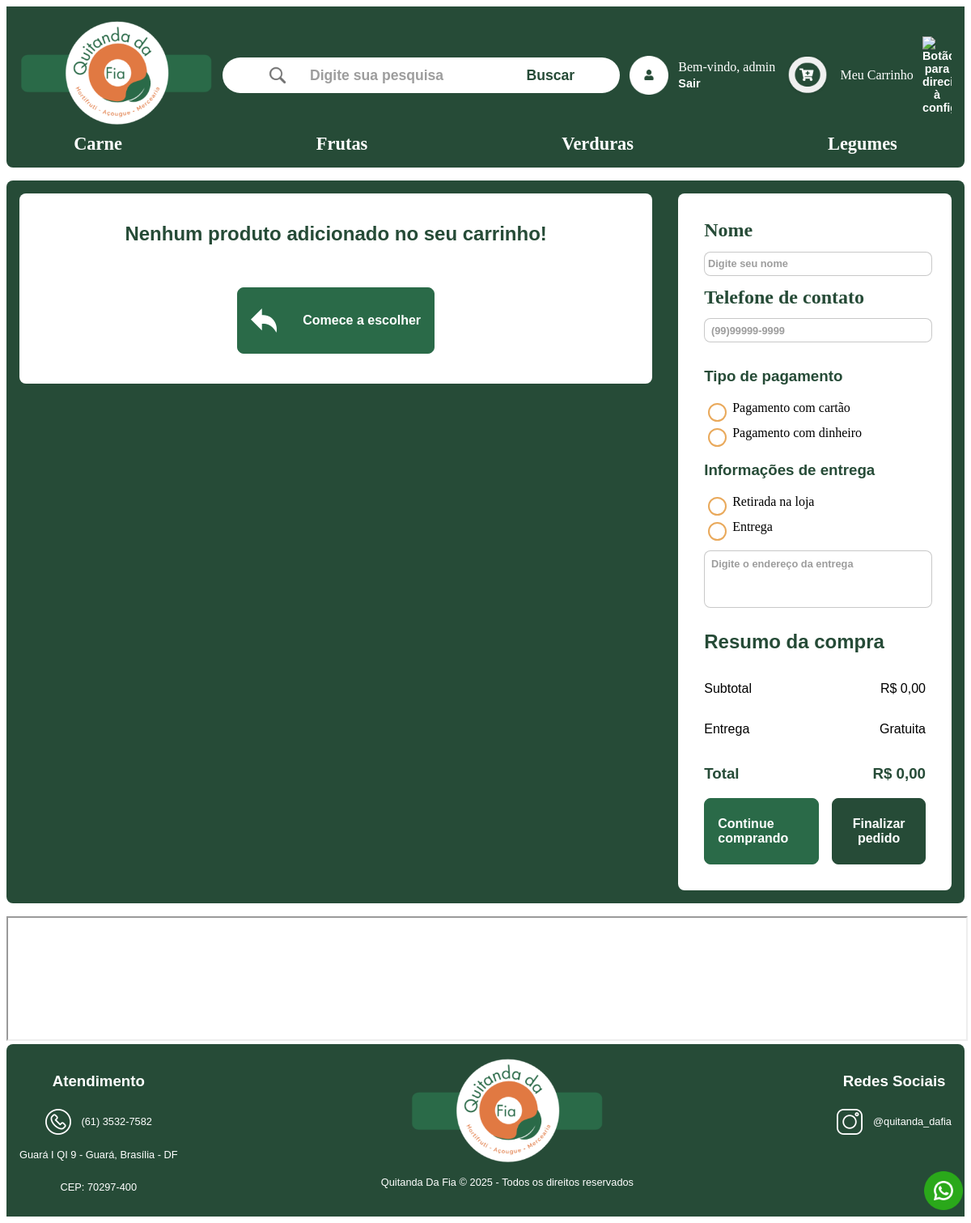
Page /carrinho/ (signed in) on the earlier database version.
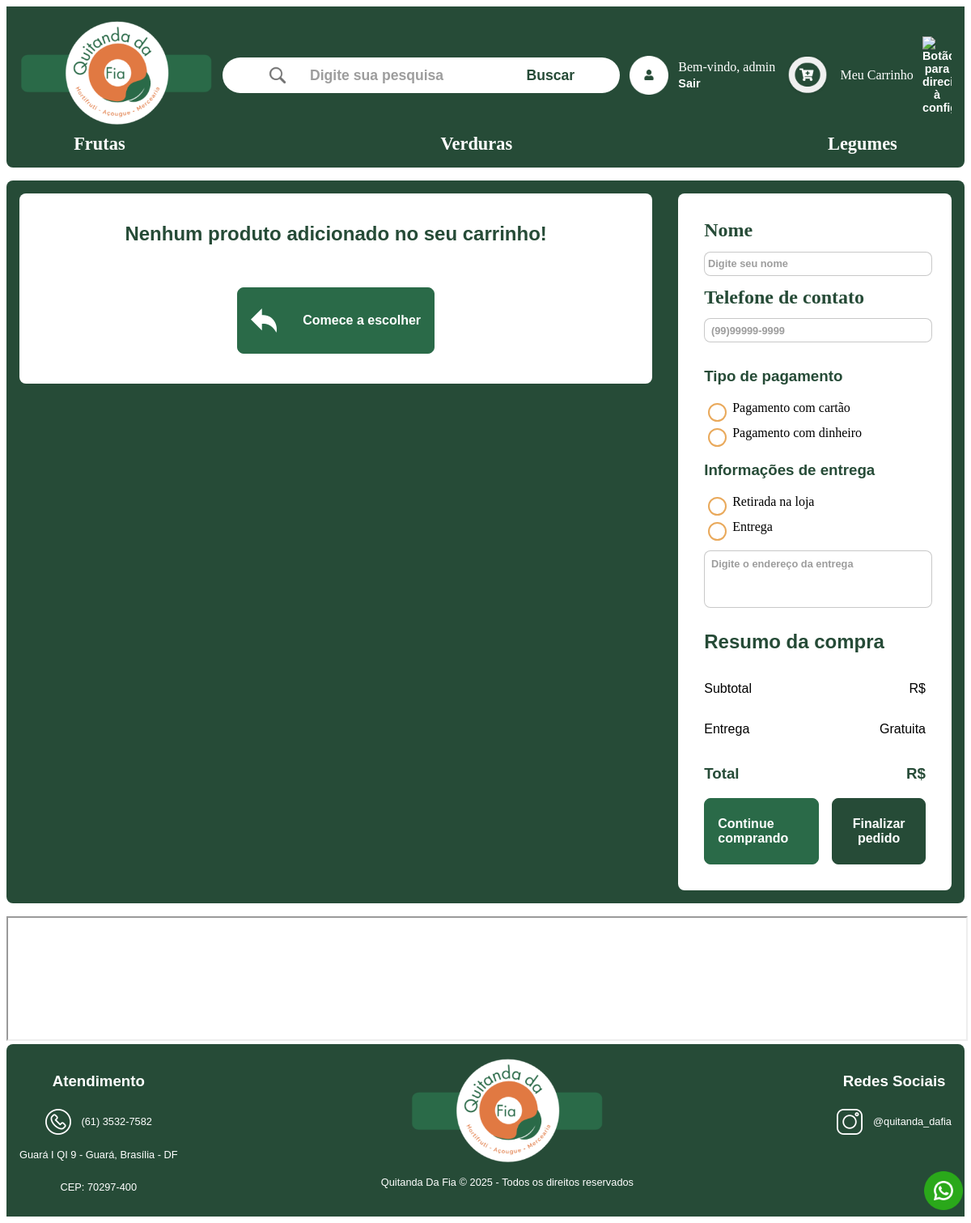
Same page on the later database version.
### base/models.py (models this page shows, shortened)
class Category(models.Model):
    id = models.CharField(
        max_length=50,
        primary_key=True,
        default=uuid4,
        editable=False
    )
    name = models.CharField(max_length=50, null=False)
    created_at = models.DateTimeField(auto_now_add=True)
    updated_at = models.DateTimeField(auto_now=True)
    edited_by = models.CharField(max_length=100, null=False)

### base/views.py (the view)
# urls.py: path('carrinho/', shopping_cart, name='carrinho'),
@login_required(login_url='login')
def shopping_cart(request):
    cart = ShoppingCart.objects.filter(user=request.user, deleted_at__isnull=True).first()
    if not cart:
        return render(request, 'base/shopping_cart.html', {'cart': None, 'items': []})
    items = cart.items.select_related('product')
    total = 0
    for item in items:
        total += item.product.price * item.quantity  # Multiplicando o preço pelo número de itens
    return render(request, 'base/shopping_cart.html', {'cart': cart, 'items': items, 'total': total})

### base/context_processors.py (called while the page is built)
def menu_categories(request):
    return {'categories': Category.objects.all()}

### base/templates/base/shopping_cart.html (shortened to what the changed rows need)
{% extends 'base/base.html' %}
{% load static %}
{% block content %}
    <div id="container">
        <div id="ordered_products">
            {% if items %}
                {% for item in items %}
                    <div class="product_added">
                        <img id="product_image" src="{{ item.product.image }}" alt="Imagem do produto {{ item.product.name }}">
                        <div id="product_information_shopping_cart">
                            <p class="text_green">{{ item.product.name }}</p>
                            <p class="text_gray">{{ item.quantity }}</p>
                            <p class="text_green">R${{ item.product.price|floatformat:2 }}</p>
                        </div>
                        <div id="amount">
                            <form method="POST" action="{% url 'remove_from_cart' item.id %}">
                                {% csrf_token %}
                                <button type="submit" class="btn_adjust_quantity">
                                    <img src="{% static 'img/subtraction.png' %}" alt="Reduzir quantidade">
                                </button>
                            </form>
                            <p class="current_quantity">{{ item.quantity }}</p>
                            <form method="POST" action="{% url 'add_to_cart' item.product.id %}">
                                {% csrf_token %}
                                <button type="submit" class="btn_adjust_quantity">
                                    <img src="{% static 'img/sum.png' %}" alt="Aumentar quantidade">
                                </button>
                            </form>
                        </div>
                    </div>
                {% endfor %}
            {% else %}
                <div id="no_product_added">
                    <h2>Nenhum produto adicionado no seu carrinho!</h2>
                </div>
            {% endif %}
        </div>
        <div id="order_information">
            <form action="{% url 'checkout' %}" method="POST">
                <h2>Resumo da compra</h2>
                <div class="elements_side_by_side">
                    <p>Subtotal</p>
                    <p>R$ {{ total|floatformat:2 }}</p>
                </div>
                <div class="elements_side_by_side">
                    <h3>Total</h3>
                    <h3>R$ {{ total|floatformat:2 }}</h3>
                </div>
            </form>
        </div>
    </div>
{% endblock %}

### base/templates/base/base.html (shortened to what the changed rows need)
<!doctype html>
<html lang="pt-br">
    <head>
        {% load static %}
        <link rel="stylesheet" href="{% static 'css/style_base.css' %}">
        <link rel="stylesheet" href="{% static 'css/style.css' %}">
        <link rel="stylesheet" href="{% static 'css/style_registration.css' %}">
    </head>
    <body>
        <header>
            <nav id="categories">
                {% for category in categories%}
                    <a href="/#{{ category.name|lower|slugify }}" id="category">{{ category.name }}</a>
                {% endfor %}
            </nav>
        </header>
        {% block content %}
        {% endblock %}
    </body>
</html>

Differences in the rows shown:
removed Category: name "Carne"
Other differences:
{{ total|floatformat:2 }}: "0,00" → (not shown)
